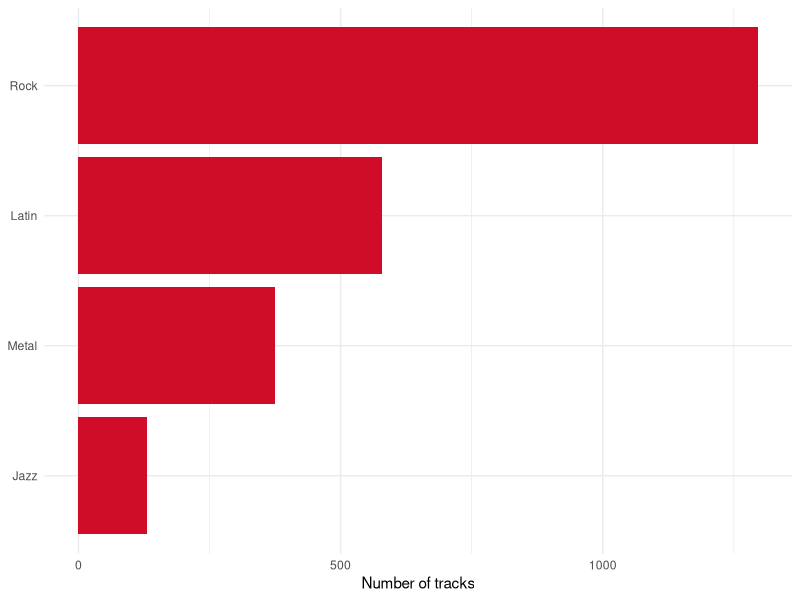

This figure's R source:
## ---- chunk 1
#| label: fig-r-example
#| fig-cap: "Figure produced with R. Quarto runs the code when rendering and inserts the plot."
#| fig-width: 6
#| fig-height: 2.5
library(ggplot2)
tracks <- data.frame(
  genre = c("Rock", "Latin", "Metal", "Jazz"),
  n = c(1297, 579, 374, 130)
)
ggplot(tracks, aes(x = reorder(genre, n), y = n)) +
  geom_col(fill = "#D00D28") +
  coord_flip() + labs(x = NULL, y = "Number of tracks") + theme_minimal()
